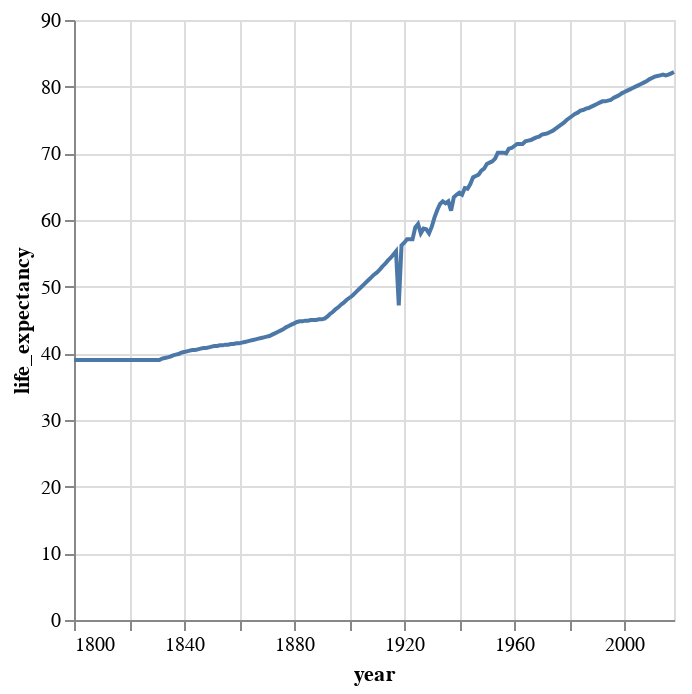

The notebook cell saved with this chart:
### Markdown cell above
### Temporal (T)

**Temporal** values measure time points or intervals. This type is a special case of quantitative values (timestamps) with rich semantics and conventions (i.e., the [Gregorian calendar](https://en.wikipedia.org/wiki/Gregorian_calendar)). The temporal type in Altair supports reasoning about time units (year, month, day, hour, etc.), and provides methods for requesting specific time intervals.

Example temporal values include date strings such as `"2019-01-04"` and `"Jan 04 2019"`, as well as standardized date-times such as the [ISO date-time format](https://en.wikipedia.org/wiki/ISO_8601): `"2019-01-04T17:50:35.643Z"`.

### Code cell
# Using year as temporal data - shows time progression
canada_data = gm[gm.country == 'Canada']
alt.Chart(canada_data).mark_line().encode(
    x='year:T',           # :T tells Altair this is temporal data
    y='life_expectancy:Q'
)

### Figure 1 — Vega-Lite specification as saved in the notebook (floating-point values rounded to 4 significant figures; data arrays with more than 128 entries replaced by an {"elided": "..."} marker saying what was removed)
{"config": {"view": {"continuousWidth": 300, "continuousHeight": 300}}, "data": {"name": "data-a903fd6079fef87407a096f36080c4a5"}, "mark": {"type": "line"}, "encoding": {"x": {"field": "year", "type": "temporal"}, "y": {"field": "life_expectancy", "type": "quantitative"}}, "$schema": "https://vega.github.io/schema/vega-lite/v5.20.1.json", "datasets": {"data-a903fd6079fef87407a096f36080c4a5": {"elided": "219 records"}}}
